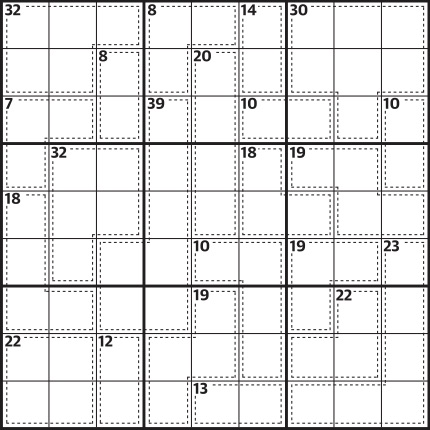
#> input picture web/eval-fixtures/killer_sudoku_1.jpg, 430 x 430 px; its folder holds only this picture in this run
$ python evaluate.py --puzzle-dir ../../web/eval-fixtures
#> lines starting #> are read from the running program, lines starting #| are printed output that depends on the picture; after the words box and inside, x2 and y2 are one past the last pixel; in counts of white or black regions, pixels touching at a corner belong together
#> (reads killer_sudoku/data/num_recogniser.npz from the repository)
### killer_sudoku/image/grid_location.py
"""Grid location functions for killer sudoku puzzle images.

Uses contour detection to locate the 9x9 sudoku grid in a photograph,
returning the four corner points for perspective transform.
"""

import logging
from pathlib import Path
from typing import Any

import cv2
import numpy as np
import numpy.typing as npt

from killer_sudoku.image.config import GridLocationConfig

_log = logging.getLogger(__name__)


def get_gry_img(
    f: Path,
    resolution: int,
) -> tuple[npt.NDArray[np.uint8], npt.NDArray[np.uint8]]:
    """Read a puzzle image file and prepare it for grid detection.

    Scales the image up until it meets the minimum resolution, then adds a
    black border to ensure contours near image edges are fully enclosed.

    Args:
        f: Path to the image file.
        resolution: Minimum pixel dimension required (9 * subres).

    Returns:
        (gry, img) — grayscale image and original BGR image with black border.
    """
#> called with resolution = 1152
    raw = cv2.imread(str(f))
#> raw is the input picture: shape (430, 430, 3); mean B, G, R 229.6, 229.4, 229.7
    if raw is None:
        raise FileNotFoundError(f"Could not read image: {f}")
    imga: npt.NDArray[np.uint8] = np.asarray(raw, dtype=np.uint8)
    while imga.shape[0] < resolution or imga.shape[1] < resolution:
        imga = np.asarray(cv2.pyrUp(imga), dtype=np.uint8)
#> this loop made 2 passes
#> pass 1, in get_gry_img, `imga = np.asarray(cv2.pyrUp(imga), dtype=np.uint8)`:
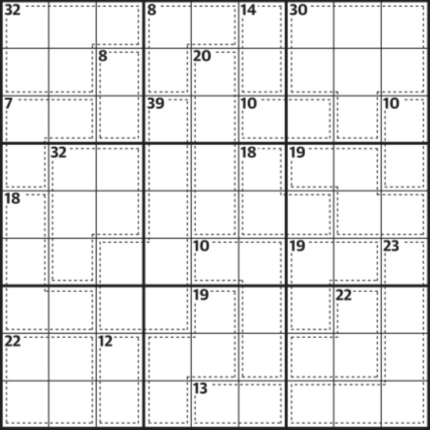
#> imga: shape (860, 860, 3) (shown at 1/2 size); mean B, G, R 229.6, 229.4, 229.8
    blank = np.zeros((imga.shape[0] + 6, imga.shape[1] + 6, 3), np.uint8)
    img: npt.NDArray[np.uint8] = np.asarray(cv2.bitwise_not(blank), dtype=np.uint8)
#> blank: shape (1726, 1726, 3); every value is 0
    img[3 : 3 + imga.shape[0], 3 : imga.shape[1] + 3] = imga
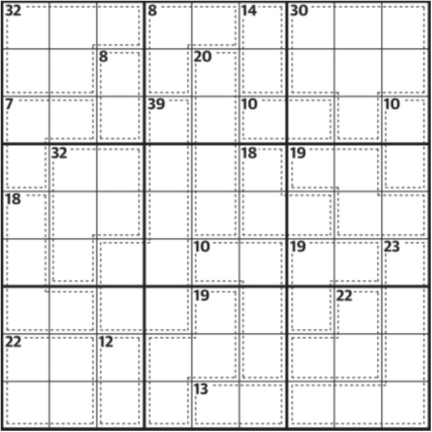
#> img: shape (1726, 1726, 3) (shown at 1/4 size); mean B, G, R 229.8, 229.6, 230
    gry: npt.NDArray[np.uint8] = np.asarray(
        cv2.cvtColor(img, cv2.COLOR_BGR2GRAY), dtype=np.uint8
    )
    return gry, img


def _contour_quad(
    blk: npt.NDArray[np.uint8],
    min_aspect: float = 0.5,
) -> npt.NDArray[np.float32] | None:
    """Find the grid rectangle via contour detection.

    Finds all external contours in the binary image, then scans the largest
    ones for a quadrilateral with approximately square aspect ratio.  The
    outer border of the grid is a thick continuous rectangle and is typically
    the largest connected dark region in the image.

    Corner ordering follows cv2.getPerspectiveTransform convention:
    rect[0]=TL, rect[1]=TR, rect[2]=BR, rect[3]=BL.  Corners are sorted by
    the sum (x+y) and difference (y-x) of their coordinates:
    TL has the smallest sum, BR the largest, TR the smallest difference,
    and BL the largest difference.

    Returns None when no suitable quadrilateral is found (e.g. the outer
    border has gaps, or a large non-grid dark region dominates the image).

    Args:
        blk: Binary image (255 = dark/candidate pixels, 0 = background).
        min_aspect: Minimum short-side / long-side ratio to accept as valid.

    Returns:
        (4, 2) float32 corner array [TL, TR, BR, BL], or None if not found.
    """
    contours_raw: Any
    contours_raw, _ = cv2.findContours(blk, cv2.RETR_EXTERNAL, cv2.CHAIN_APPROX_SIMPLE)
    contours: list[Any] = sorted(contours_raw, key=cv2.contourArea, reverse=True)
    for c in contours[:10]:
        peri = cv2.arcLength(c, True)
        approx: Any = cv2.approxPolyDP(c, 0.02 * peri, True)
        if len(approx) != 4:
            continue
        pts: npt.NDArray[np.float32] = np.asarray(approx, dtype=np.float32).reshape(
            4, 2
        )
        s = pts.sum(axis=1)
        d = np.diff(pts, axis=1).ravel()  # y - x per point
        rect = np.zeros((4, 2), dtype=np.float32)
        rect[0] = pts[int(np.argmin(s))]  # TL: smallest x+y
        rect[1] = pts[int(np.argmin(d))]  # TR: smallest y-x (= largest x-y)
        rect[2] = pts[int(np.argmax(s))]  # BR: largest x+y
        rect[3] = pts[int(np.argmax(d))]  # BL: largest y-x
        w = float(np.linalg.norm(rect[1] - rect[0]))
        h = float(np.linalg.norm(rect[3] - rect[0]))
        if max(w, h) > 0 and min(w, h) / max(w, h) >= min_aspect:
            return rect
    return None


def locate_grid(
    gry: npt.NDArray[np.uint8],
    config: GridLocationConfig,
) -> tuple[npt.NDArray[np.uint8], npt.NDArray[np.float32]]:
    """Locate the sudoku grid in a grayscale image via contour detection.

    Thresholds the image and finds the largest quadrilateral contour.
    The outer border of the grid is a thick continuous rectangle and is
    reliably the largest connected dark region in the image, even when
    the grid occupies only a portion of the frame (e.g. portrait images
    where the puzzle sits in the upper half of the newspaper page).

    Returns (blk, rect) where blk is the thresholded binary image and rect is
    a (4, 2) float32 array of corner coordinates in the source image ordered
    [TL, TR, BR, BL] for use with cv2.getPerspectiveTransform.

    Args:
        gry: Grayscale source image.
        config: Grid location parameters.

    Raises:
        AssertionError: if the contour strategy cannot locate a quadrilateral.
    """
    blk_detect = np.reshape(np.ravel(gry), (-1, 1))
    counts: npt.NDArray[np.intp]
    bins: npt.NDArray[np.float64]
    counts, bins = np.histogram(blk_detect, bins=range(0, 257, 16))
#> counts = [0, 18447, 64812, 23385, 25128, 13560, 25478, 42518, 54755, 65950, 52933, 76435, 61298, 98921, 116640, 2238816]; bins = 17 values from 0 to 256

    # Walk histogram bins from the bright end, stopping when count rises,
    # to identify the darkest significant tone (the grid lines).
    cm = int(np.sum(counts))
#> cm = 2979076
    isblack = 256
    for c, b in zip(reversed(counts.tolist()), reversed(bins.tolist()), strict=False):
        if c < cm:
            cm = c
            isblack = int(b)
        else:
            break
#> this loop made 5 passes
#> (c, b, cm, isblack) on passes 1 to 4: (2238816, 256, 2238816, 256), (116640, 240, 116640, 240), (98921, 224, 98921, 224), (61298, 208, 61298, 208)
#> after the loop, cm = 61298; isblack = 208
    isblack -= config.isblack_offset
#> isblack = 152

    blk: npt.NDArray[np.uint8] = np.asarray(
        cv2.inRange(np.asarray(gry), np.array([0]), np.array([isblack])), dtype=np.uint8
    )
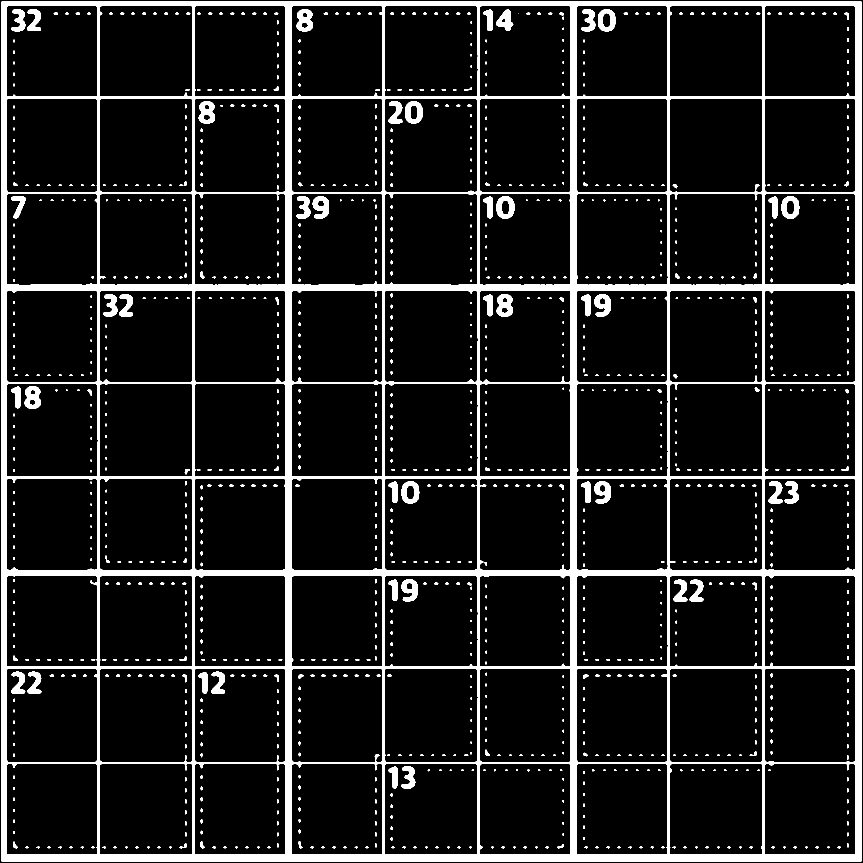
#> blk: shape (1726, 1726) (shown at 1/2 size); 10.7% white; 1367 white regions (537 under 20 px), largest, box (x1, y1, x2, y2) and area: (3, 3, 1723, 1723) 256744, (593, 18, 626, 63) 1036, (49, 772, 82, 817) 1034

    rect = _contour_quad(blk)
#> in _contour_quad, `contours_raw, _ = cv2.findContours(blk, cv2.RETR_EXTERNAL, cv2.CHAIN_A..`: contours_raw = [[[3, 3], [3, 1722], [1722, 1722], [1722, 3]]]
#> the loop in _contour_quad, `for c in contours[:10]:` made 1 pass
#> (peri, pts, s, d, w, h) on pass 1: (6876, [[3, 3], [3, 1722], [1722, 1722], [1722, 3]], [6, 1725, 3444, 1725], [0, 1719, 0, -1719], 1719, 1719)
#> rect = [[3, 3], [1722, 3], [1722, 1722], [3, 1722]]
    assert rect is not None, "locate_grid: no quadrilateral contour found"
    _log.debug("locate_grid: contour strategy succeeded")
    return blk, rect

### killer_sudoku/image/inp_image.py
"""Killer sudoku puzzle image parser.

PicInfo stores the extracted puzzle data (grid corners, border arrays, cage totals).
InpImage reads a puzzle image file, runs the grid location and border/number
detection pipeline, and populates a PicInfo.
"""

import dataclasses
import logging
import pickle as pk
from importlib.resources import files
from pathlib import Path
from typing import Any, Literal

import cv2
import numpy as np
import numpy.typing as npt

from killer_sudoku.image.border_clustering import (
    BoundaryKind,
    boundary_kind,
    cluster_borders,
)
from killer_sudoku.image.cell_scan import (
    detect_puzzle_type,
    detect_rotation,
    scan_cells,
)
from killer_sudoku.image.config import ImagePipelineConfig
from killer_sudoku.image.grid_location import get_gry_img, locate_grid
from killer_sudoku.image.number_recognition import (
    CayenneNumber,
    NumberSource,
    contour_hier,
    get_num_contours,
    load_number_recogniser_stream,
    read_classic_digits,
    split_num,
)
from killer_sudoku.image.validation import validate_cage_layout
from killer_sudoku.solver.grid import ProcessingError
from killer_sudoku.solver.puzzle_spec import PuzzleSpec

_log = logging.getLogger(__name__)


@dataclasses.dataclass
class PicInfo:
    """Extracted puzzle data from a single image.

    Attributes:
        grid: Four corner points (4, 2) float32 for perspective transform.
        border_x: (9, 8) bool array representing horizontal inter-cell borders.
        border_y: (8, 9) bool array representing vertical inter-cell borders.
        cage_totals: (9, 9) int array of cage total per cell (0 = not a cage head).
        brdrs: (9, 9, 4) bool array of [up, right, down, left] border flags per cell.
    """

    grid: npt.NDArray[np.float32] = dataclasses.field(
        default_factory=lambda: np.zeros((4, 2), np.float32)
    )
    border_x: npt.NDArray[np.bool_] = dataclasses.field(
        default_factory=lambda: np.zeros((9, 8), bool)
    )
    border_y: npt.NDArray[np.bool_] = dataclasses.field(
        default_factory=lambda: np.zeros((8, 9), bool)
    )
    cage_totals: npt.NDArray[np.intp] = dataclasses.field(
        default_factory=lambda: np.zeros((9, 9), dtype=np.intp)
    )
    brdrs: npt.NDArray[np.bool_] = dataclasses.field(
        default_factory=lambda: np.full((9, 9, 4), True, dtype=bool)
    )


class InpImage:
    """Parses a killer sudoku puzzle image into structured cage data.

    Dependencies (num_recogniser) are passed explicitly, enabling lazy
    initialisation and clean testability.  Use the static factory method
    make_num_recogniser for production use.

    Border detection uses the format-agnostic anchored-clustering pipeline
    (Stages 3 + 4) exclusively — no trained border model is required.

    No module-level side effects: model loading is deferred to the factory method.
    """

    def __init__(
        self,
        filepath: Path,
        config: ImagePipelineConfig,
        num_recogniser: NumberSource,
    ) -> None:
        """Parse a puzzle image file and populate self.info with extracted data.

        Checks for a cached .jpk file alongside the image; if found and rework
        is False, loads from cache. Otherwise runs the full pipeline: grid
        location, border identification, and number recognition.

        Validation errors (invalid cage layout, digit extraction failures) are
        stored in self.spec_error rather than raised; callers must check
        self.spec_error is None before using self.spec.

        Args:
            filepath: Path to the puzzle image file.
            config: Pipeline configuration (resolution, thresholds).
            num_recogniser: Trained digit classifier.

        Raises:
            AssertionError: if grid lines or intersections cannot be found
                (no useful data has been extracted).
        """
        resolution = config.resolution
        subres = config.subres

        gry, img = get_gry_img(filepath, resolution)
        self.gry: npt.NDArray[np.uint8] = gry
        self.img: npt.NDArray[np.uint8] = img
        # Diagnostic attributes — overwritten with live values in the killer path;
        # default to 0/False when loaded from cache or when the classic path is taken.
        self.ink_density: float = 0.0
        self.fallback_used: bool = False
        self.total_sum: int = 0
        self.connectivity_score: int = 0

        jpk = filepath.with_suffix(".jpk")
        if not config.rework and jpk.exists():
            self.info: PicInfo = InpImage.load_cached(jpk)
            dst_size_cached = np.array(
                [
                    [0, 0],
                    [resolution - 1, 0],
                    [resolution - 1, resolution - 1],
                    [0, resolution - 1],
                ],
                dtype=np.float32,
            )
            m_cached: npt.NDArray[np.float64] = np.asarray(
                cv2.getPerspectiveTransform(self.info.grid, dst_size_cached),
                dtype=np.float64,
            )
            self.warped_img: npt.NDArray[np.uint8] = np.asarray(
                cv2.warpPerspective(
                    img, m_cached, (resolution, resolution), flags=cv2.INTER_LINEAR
                ),
                dtype=np.uint8,
            )
            self.spec: PuzzleSpec | None = None
            self.spec_error: str | None = None
            try:
                self.spec = validate_cage_layout(
                    self.info.cage_totals, self.info.border_x, self.info.border_y
                )
            except (ValueError, ProcessingError) as exc:
                self.spec_error = str(exc)
            # Cached data is always killer (classic puzzles are not cached).
            self.puzzle_type: Literal["killer", "classic"] = "killer"
            self.given_digits: npt.NDArray[np.intp] | None = None
            # The cached path never recomputes the binary threshold used to find
            # digit contours (only the final cage_totals are cached) -- no crop
            # rects can be recovered here, only the loaded labels.
            self.warped_blk: npt.NDArray[np.uint8] | None = None
            return

        self.info = PicInfo()

        blk, self.info.grid = locate_grid(gry, config.grid_location)

        dst_size = np.array(
            [
                [0, 0],
                [resolution - 1, 0],
                [resolution - 1, resolution - 1],
                [0, resolution - 1],
            ],
            dtype=np.float32,
        )
        m: npt.NDArray[np.float64] = np.asarray(
            cv2.getPerspectiveTransform(self.info.grid, dst_size), dtype=np.float64
        )

        warped_blk: npt.NDArray[np.uint8] = np.asarray(
            cv2.warpPerspective(
                blk, m, (resolution, resolution), flags=cv2.INTER_LINEAR
            ),
            dtype=np.uint8,
        )
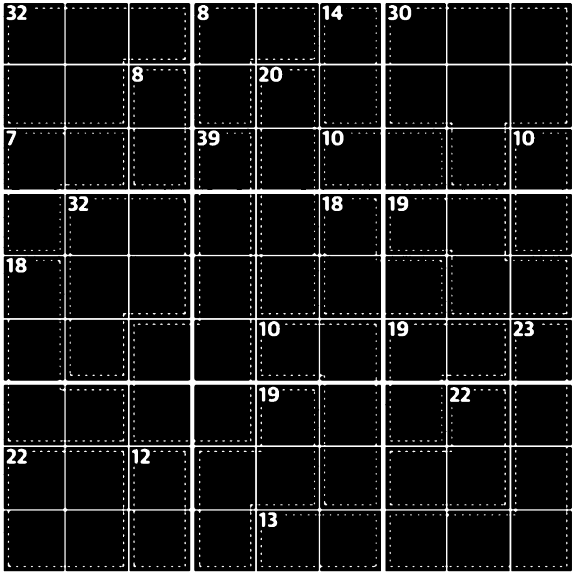
#> warped_blk: shape (1152, 1152) (shown at 1/2 size); min 0, max 255, mean 27.6
        warped_gry: npt.NDArray[np.uint8] = np.asarray(
            cv2.warpPerspective(
                gry, m, (resolution, resolution), flags=cv2.INTER_LINEAR
            ),
            dtype=np.uint8,
        )
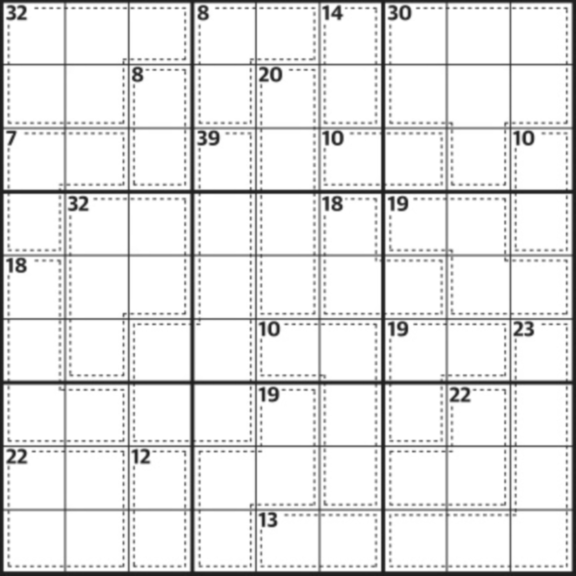
#> warped_gry: shape (1152, 1152) (shown at 1/2 size); min 28, max 255, mean 229.5
        self.warped_img = np.asarray(
            cv2.warpPerspective(
                img, m, (resolution, resolution), flags=cv2.INTER_LINEAR
            ),
            dtype=np.uint8,
        )
#> (the rest of the program and of its run is left out)
